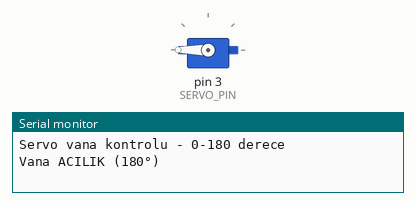
Recording of a sketch running on a simulated Arduino Uno, built with avr-gcc and run on an emulated ATmega328P. Shown: servo, the last lines printed to the serial monitor.

Above: at 0.05 s.
At 3.0 s:
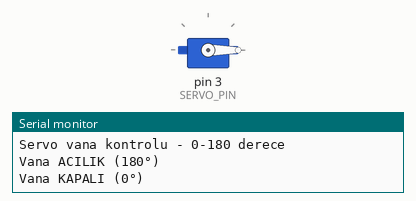
At 6.0 s:
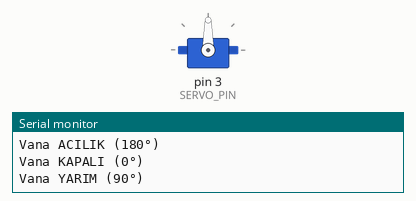
Timing chart, 0 to 7.8 s (numbered marks = the images above):
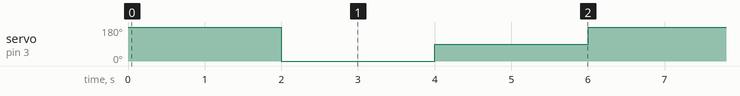

The sketch:

16-servo.ino
```cpp
// Ref: docs/malzemeler.md#servo-sg90
// Faz 3 — Modül 16: Servo Motor
// Baglanti: signal→D3, VCC→5V, GND→GND

#include <Servo.h>

Servo valveServo;
const int SERVO_PIN = 3;

void setup() {
  valveServo.attach(SERVO_PIN);
  Serial.begin(9600);
  Serial.println("Servo vana kontrolu - 0-180 derece");
}

void loop() {
  Serial.println("Vana ACILIK (180°)");
  valveServo.write(180);
  delay(2000);

  Serial.println("Vana KAPALI (0°)");
  valveServo.write(0);
  delay(2000);

  Serial.println("Vana YARIM (90°)");
  valveServo.write(90);
  delay(2000);
}
```

Measured:
- by itself, servo on pin 3 (SERVO_PIN): repeats every 6.0 s: 90° 2.0 s, 180° 2.0 s, 0° 2.0 s
